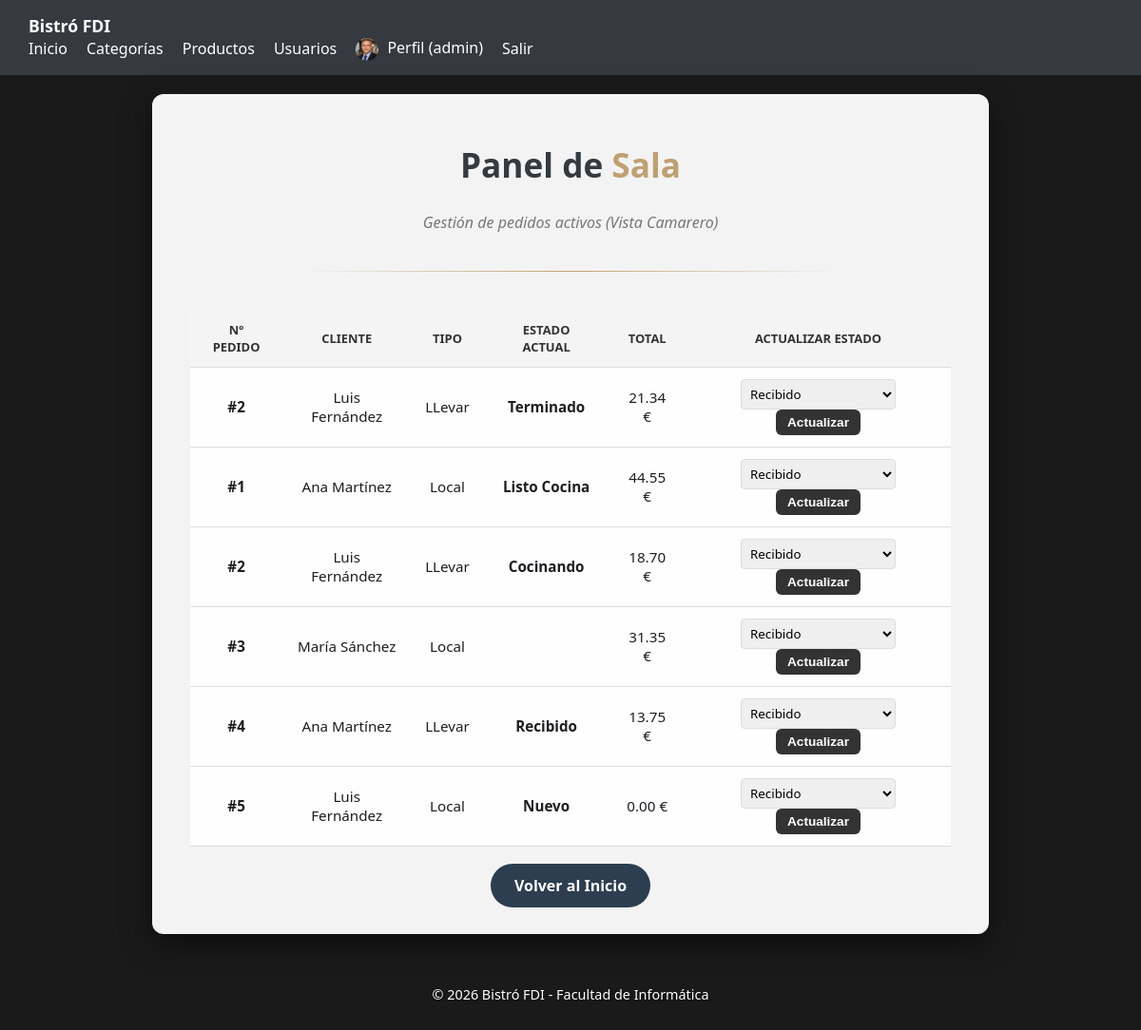
Page /panel_camarero.php (signed in) on the earlier database version.
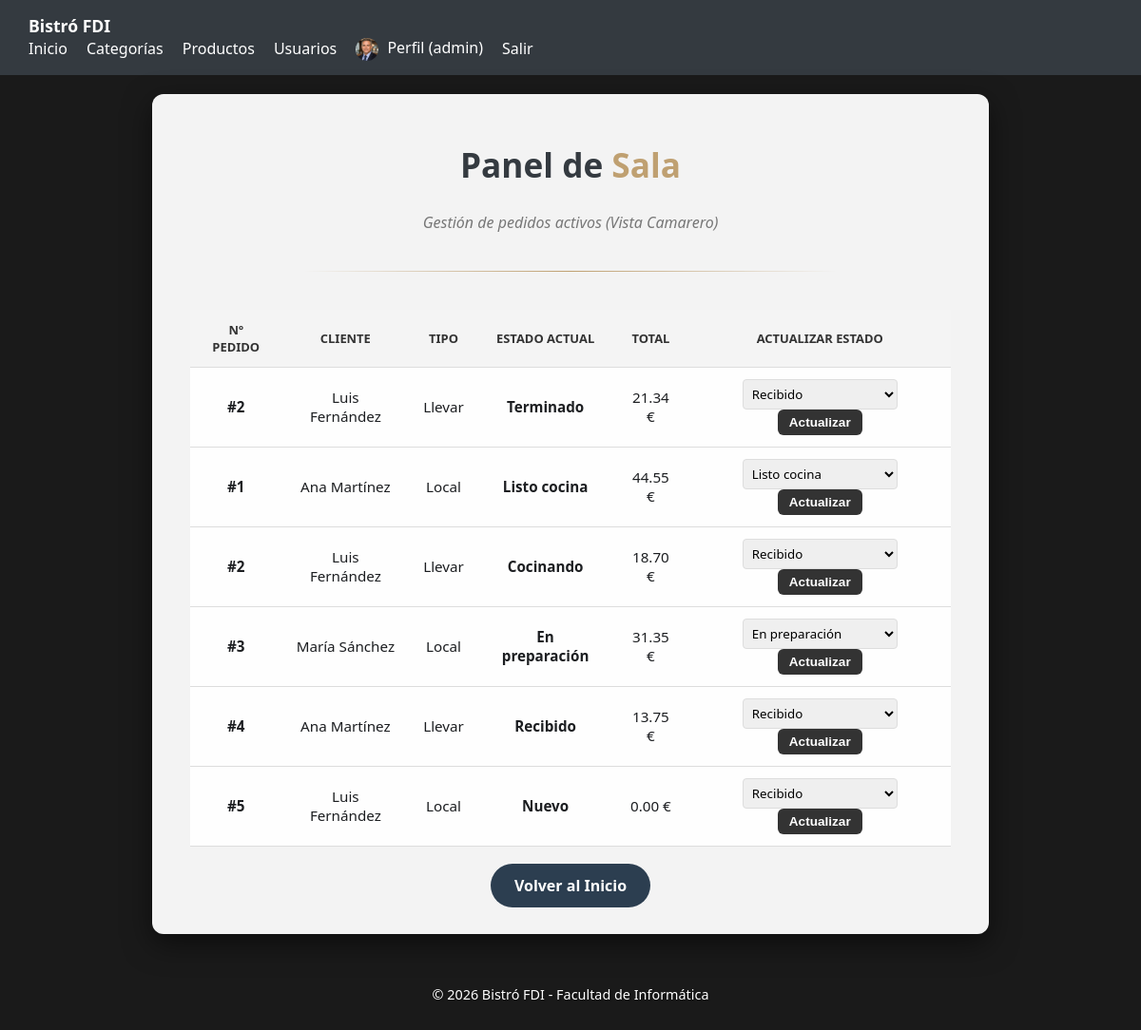
Same page on the later database version.
### tables this page shows
CREATE TABLE usuarios (
	id int(11) AUTO_INCREMENT PRIMARY KEY,
	nombre_usuario varchar(50) NOT NULL UNIQUE KEY,
	email varchar(100) NOT NULL UNIQUE KEY,
	nombre varchar(50) NOT NULL,
	apellidos varchar(100) NOT NULL,
	password_hash varchar(255) NOT NULL,
	rol enum('cliente','camarero','cocinero','gerente') NOT NULL DEFAULT 'cliente',
	avatar varchar(255) DEFAULT 'img/avatares/default.jpg',
	fecha_alta datetime NOT NULL DEFAULT current_timestamp()
);

CREATE TABLE pedidos (
	id int(11) AUTO_INCREMENT PRIMARY KEY,
	cliente_id int(11) NOT NULL,
	numero_pedido INT NOT NULL,
	tipo varchar(20) NOT NULL,
	estado varchar(20) NOT NULL,
	fecha datetime NOT NULL,
	total decimal(10,2) NOT NULL,
	KEY `cliente_id` (`cliente_id`),
	CONSTRAINT `pedidos_cliente_fk` FOREIGN KEY (`cliente_id`) REFERENCES `usuarios`(`id`) ON DELETE CASCADE ON UPDATE CASCADE
);

### includes/funcionesUsuarios.php (called while the page is built, shortened)
<?php
function obtenerUsuarioPorId(int $id): ?array {
	$conn = obtenerConexionBD();
	$sql = "SELECT * FROM usuarios WHERE id = ?";
	$stmt = $conn->prepare($sql);
	$stmt->bind_param("i", $id);
	$stmt->execute();
	$res = $stmt->get_result();
	$usuario = $res->fetch_assoc();
	return $usuario ?: null;
}

### includes/integracion/PedidoDAO.php (called while the page is built, shortened)
<?php
class PedidoDAO {
	public function obtenerPedidosActivos() {
		$conn = obtenerConexionBD();
		$sql = "SELECT p.*, u.nombre AS nombre_cliente, u.apellidos AS apellidos_cliente
                FROM pedidos p
                INNER JOIN usuarios u ON p.cliente_id = u.id
                WHERE p.estado NOT IN ('Entregado', 'Cancelado')
                ORDER BY p.fecha ASC";
		$result = $conn->query($sql);
		$pedidos = [];
		while ($row = $result->fetch_assoc()) {
			$pedidos[] = $row;
		}
		return $pedidos;
	}
}
?>

### includes/negocio/PedidoServiceApp.php (called while the page is built, shortened)
<?php
require_once __DIR__ . '/../integracion/PedidoDAO.php';
class PedidoServiceApp {
	private $pedidoDAO;
	public function __construct() {
		$this->pedidoDAO = new PedidoDAO();
	}
	public function obtenerPedidosActivos() {
        return $this->pedidoDAO->obtenerPedidosActivos();
    }
}
?>

### includes/negocio/PedidoController.php (called while the page is built, shortened)
<?php
require_once __DIR__ . "/PedidoServiceApp.php";
class PedidoController {
	private $service;
	private function __construct() {
		$this->service = new PedidoServiceApp();
	}
	public function verPedidosActivos() {
        return $this->service->obtenerPedidosActivos();
    }
}
?>

### panel_camarero.php (the view, shortened to what this page needs)
<?php
	require_once __DIR__ . '/includes/negocio/PedidoController.php';
	$controller = PedidoController::getInstance();
	$pedidosActivos = $controller->verPedidosActivos();
?>
<!DOCTYPE html>
<html lang="es">
	<head>
		<link rel="stylesheet" href="css/estilos.css">
	</head>
	<body class="body-inicio">
		<?php include __DIR__ . '/includes/nav.php'; ?>
		<main class="main-bienvenida">
			<section class="tarjeta-presentacion tarjeta-ancha">
				<h1>Panel de <span>Sala</span></h1>
				<p class="lema">Gestión de pedidos activos (Vista Camarero)</p>
				<div class="divisor"></div>
				<div class="mensaje-sesion">
					<?php if (empty($pedidosActivos)): ?>
						<p>No hay pedidos activos en este momento. ¡Buen trabajo!</p>
					<?php else: ?>
						<table class="tabla-pedidos">
							<thead>
								<tr>
									<th>Nº Pedido</th>
									<th>Cliente</th>
									<th>Tipo</th>
									<th>Estado Actual</th>
									<th>Total</th>
									<th>Actualizar Estado</th>
								</tr>
							</thead>
							<tbody>
								<?php foreach ($pedidosActivos as $pedido): ?>
									<tr>
										<td><strong>#<?php echo htmlspecialchars($pedido['numero_pedido']); ?></strong></td>
										<td><?php echo htmlspecialchars($pedido['nombre_cliente'] . ' ' . $pedido['apellidos_cliente']); ?></td>
										<td><?php echo htmlspecialchars($pedido['tipo']); ?></td>
										<td><strong><?php echo htmlspecialchars($pedido['estado']); ?></strong></td>
										<td><?php echo number_format($pedido['total'], 2); ?> €</td>
										<td>
											<form action="procesar_estado.php" method="POST">
												<select name="nuevo_estado" class="select-estado">
													<option value="Recibido" <?php if($pedido['estado'] == 'Recibido') echo 'selected'; ?>>Recibido</option>
													<option value="En preparación" <?php if($pedido['estado'] == 'En preparación') echo 'selected'; ?>>En preparación</option>
													<option value="Listo cocina" <?php if($pedido['estado'] == 'Listo cocina') echo 'selected'; ?>>Listo cocina</option>
												</select>
												<button type="submit" class="btn-accion">Actualizar</button>
											</form>
										</td>
									</tr>
								<?php endforeach; ?>
							</tbody>
						</table>
					<?php endif; ?>
				</div>
				<div class="contenedor-volver">
					<a href="index.php" class="btn-login">Volver al Inicio</a>
				</div>
			</section>
		</main>
		<?php include __DIR__ . '/includes/footer.php'; ?>
	</body>
</html>

### includes/vistas/comun/nav.php (shortened to what this page needs)
<?php
$base_url = "/aw_g5_bistroFDI/p2_g5/bistrofdi/";
$estaLogueado = isset($_SESSION['id_usuario']);
$avatar = 'img/avatares/default.png';
if ($estaLogueado && function_exists('obtenerUsuarioPorId')) {
    $usuario = obtenerUsuarioPorId($_SESSION['id_usuario']);
    if ($usuario && !empty($usuario['avatar'])) {
        $avatar = $usuario['avatar'];
    }
}
$avatarLimpio = ltrim($avatar, '/');
$rutaFinalAvatar = (strpos($avatarLimpio, 'http') === 0) ? $avatarLimpio : $base_url . $avatarLimpio;
?>
<nav class="navegacion-principal">
    <div class="nav-contenedor">
        <a href="<?= $base_url ?>index.php" class="nav-logo">Bistró FDI</a>
        <ul class="nav-links">
            <li><a href="<?= $base_url ?>index.php">Inicio</a></li>
            <?php if (isset($_SESSION['rol']) && $_SESSION['rol'] === 'gerente'): ?>
                <li><a href="<?= $base_url ?>includes/vistas/gestion_categorias.php">Categorías</a></li>
                <li><a href="<?= $base_url ?>includes/vistas/gestion_productos.php">Productos</a></li>
                <li><a href="<?= $base_url ?>gestionarUsuarios.php">Usuarios</a></li>
            <?php endif; ?>
            <?php if ($estaLogueado): ?>
                <li>
                    <a href="<?= $base_url ?>perfil.php">
                        <img src="<?= htmlspecialchars($rutaFinalAvatar) ?>" alt="Avatar"
                             style="width: 24px; height: 24px; border-radius: 50%; vertical-align: middle; margin-right: 5px; object-fit: cover;">
                        Perfil (<?= htmlspecialchars($_SESSION['nombre_usuario'] ?? 'Usuario') ?>)
                    </a>
                </li>
                <li><a href="<?= $base_url ?>logout.php">Salir</a></li>
            <?php else: ?>
                <li><a href="<?= $base_url ?>login.php">Login</a></li>
                <li><a href="<?= $base_url ?>registro.php">Registrarse</a></li>
            <?php endif; ?>
        </ul>
    </div>
</nav>

### includes/vistas/comun/footer.php
<footer class="footer-principal">
    <p>&copy; <?php echo date('Y'); ?> Bistró FDI - Facultad de Informática</p>
</footer>

### css/estilos.css (style rules this page uses)
body { font-family: 'Segoe UI', Tahoma, Geneva, Verdana, sans-serif; margin: 0; background: #f0f2f5; color: #1c1e21; }
.body-inicio { background: #1a1a1a url('../img/fondo_madera.jpg') no-repeat center center fixed; background-size: cover; }
h1, h2 { color: #343a40; margin-top: 0; }
nav { background: #343a40; padding: 15px 30px; display: flex; justify-content: space-between; align-items: center; }
nav a { color: white; text-decoration: none; font-weight: bold; font-size: 1.1em; }
nav ul { list-style: none; display: flex; gap: 20px; margin: 0; padding: 0; align-items: center; }
nav ul li a { font-weight: normal; font-size: 1em; transition: color 0.2s; }
.footer-principal { text-align: center; color: white; font-size: 0.9rem; text-shadow: 1px 1px 2px rgba(0,0,0,0.5); padding: 20px 0; }
.main-bienvenida { display: flex; justify-content: center; align-items: center; min-height: calc(100vh - 80px); padding: 20px; }
.tarjeta-presentacion { background: rgba(255, 255, 255, 0.95); padding: 40px; border-radius: 12px; text-align: center; box-shadow: 0 10px 30px rgba(0,0,0,0.5); max-width: 450px; width: 90%; display: flex; flex-direction: column; align-items: center; justify-content: center; }
.tarjeta-ancha { max-width: 800px; width: 95%; }
.tarjeta-presentacion h1 { font-size: 2.2rem; margin: 10px 0; }
.tarjeta-presentacion h1 span { color: #bfa071; }
.lema { color: #777; font-style: italic; margin-bottom: 20px; }
.divisor { height: 1px; background: linear-gradient(to right, transparent, #bfa071, transparent); margin: 20px auto; width: 70%; }
table, .tabla-pedidos { width: 100%; border-collapse: collapse; margin-top: 20px; background: white; }
.tabla-pedidos { background-color: rgba(255, 255, 255, 0.9); font-size: 0.95rem; }
th, td, .tabla-pedidos th, .tabla-pedidos td { padding: 12px 15px; border-bottom: 1px solid #ddd; text-align: center; vertical-align: middle; }
th, .tabla-pedidos th { background: #343a40; color: white; text-transform: uppercase; font-size: 0.85em; font-weight: bold; }
.tabla-pedidos th { background-color: #f4f4f4; color: #333; }
.btn, .btn-accion { display: inline-block; padding: 10px 20px; border-radius: 6px; text-decoration: none; cursor: pointer; border: none; font-weight: bold; font-size: 14px; transition: background-color 0.3s ease; }
.btn-accion { padding: 6px 12px; background: #333; color: white; font-size: 0.85rem; }
.btn-login, .btn-admin { background: #2c3e50; color: white; padding: 12px 25px; border-radius: 25px; text-decoration: none; font-weight: bold; transition: transform 0.3s, background 0.3s; }
.contenedor-volver { margin-top: 30px; text-align: center; }
input, select, textarea { width: 100%; padding: 10px; border: 1px solid #ddd; border-radius: 5px; box-sizing: border-box; font-family: inherit; }
.select-estado { padding: 5px; border-radius: 4px; width: auto; }

Differences in the rows shown:
changed pedidos "Terminado": tipo "LLevar" → "Llevar"
changed pedidos: estado "Listo Cocina" → "Listo cocina"; nuevo_estado "Recibido" → "Listo cocina"
changed pedidos "Cocinando": tipo "LLevar" → "Llevar"
changed pedidos "María Sánchez": estado (not shown) → "En preparación"; nuevo_estado "Recibido" → "En preparación"
changed pedidos "Recibido": tipo "LLevar" → "Llevar"
